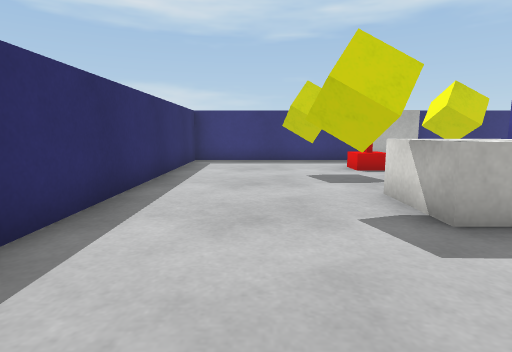
View 1 (above)

15 first-person views from a walk through a scene from a Unity 3-D project. The camera is 0.55 m above the floor, tilts 8° down and sees 80° across. Doors are open. The floor is counted in squares, 0.5 m on a side. Each view is taken from the middle of a square. On the plan, view 1 faces up. The plan holds only what a view shows up to about 12 squares ahead; the rest is blank. The player is left out. Surface patterns are stand-ins for the level's own textures.

View 2
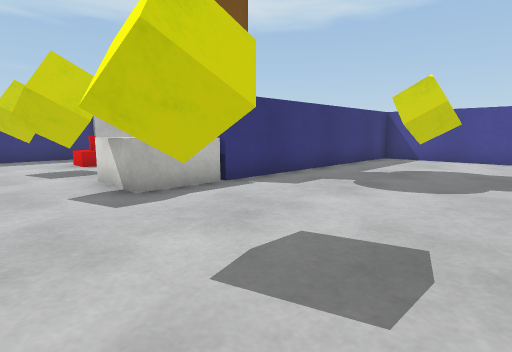

View 3
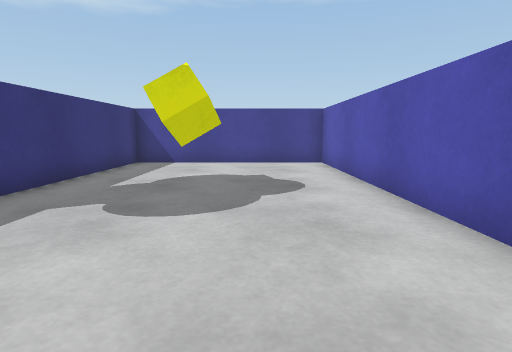

View 4
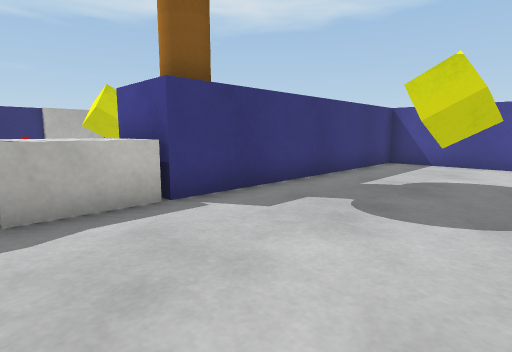

View 5
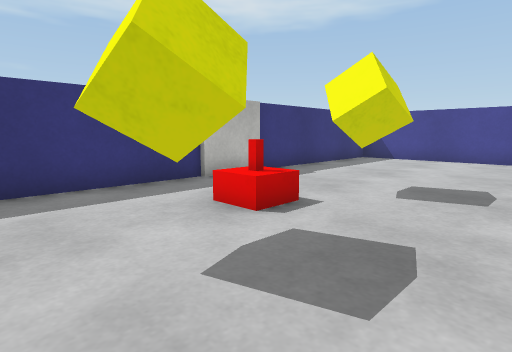

View 6
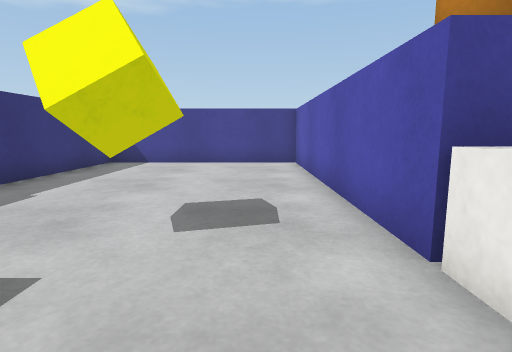

View 7
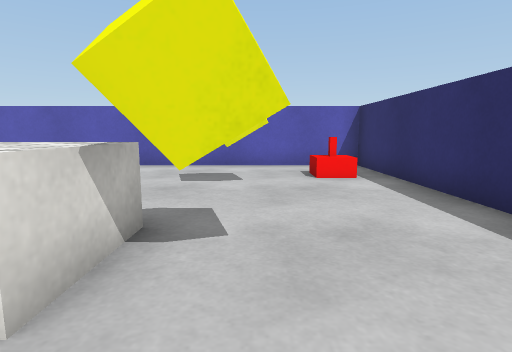

View 8
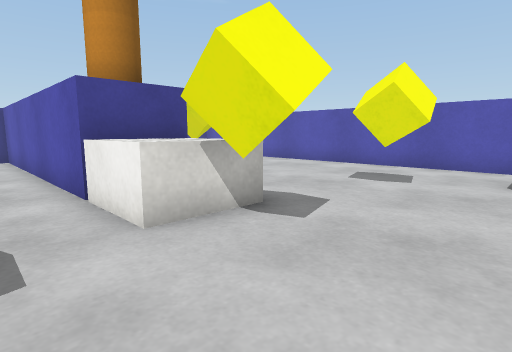

View 9
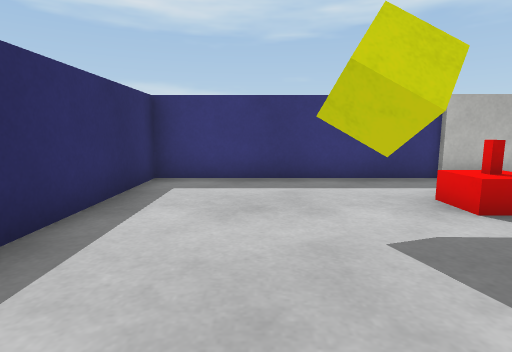

View 10
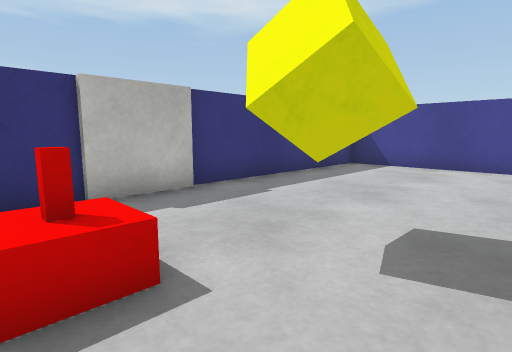

View 11
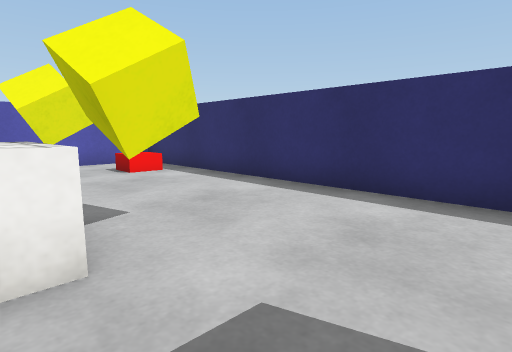

View 12
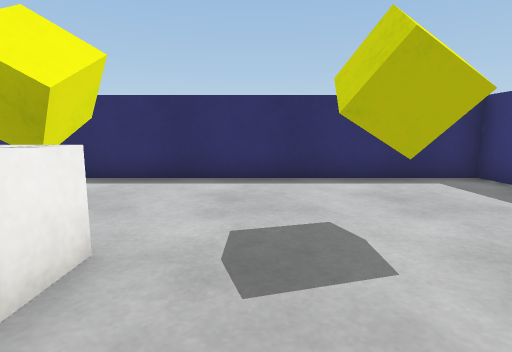

View 13
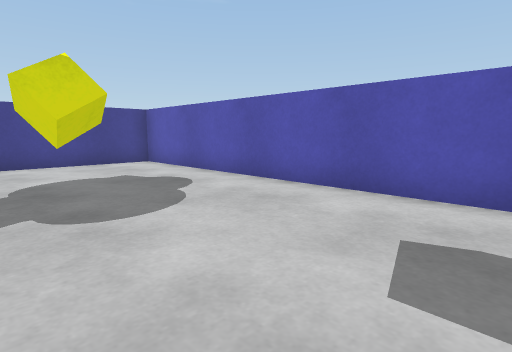

View 14
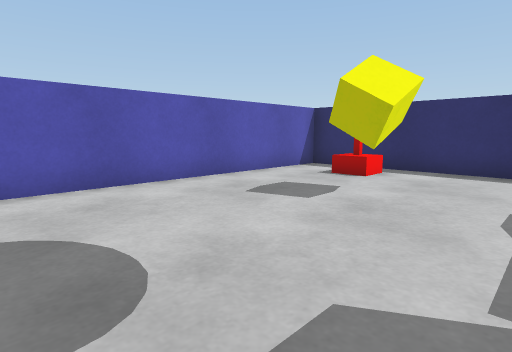

View 15
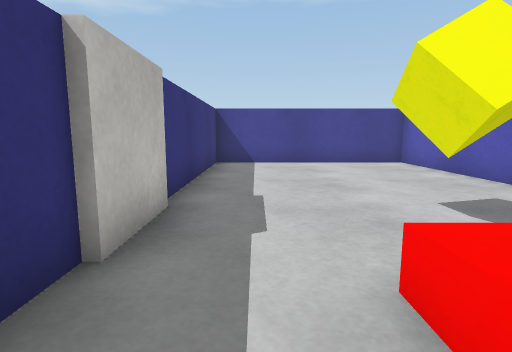

### Floor plan
Points are (right, up) in squares from view 1. A wall is a line through its corners. A room is listed if a view was taken in it or the views show most of it. See-through windows are left out.
Room 1 (views 1, 2, 3, 4, 5, 6, 7, 8, 9, 10, 11, 12, 13, 14, 15)
walls: (4.6, 12.5) (-2.5, 12.5) (-2.5, -3.5) (13.5, -3.5) (13.5, 3.5) (4.5, 3.5) (4.5, 5.5) (13.5, 5.5) (13.5, 12.5) (6.5, 12.5); (6.6, 12.3) (4.5, 12.3)
ways out: open door at (13, 0)
objects: other object (-1, -1); yellow cube (1, 0) to (2, 1); yellow cube (1, 4) to (2, 5); yellow cube (1, 8) to (2, 9); other object (3, 4) to (4, 5); other object (4, 10); yellow cube (5, 8) to (6, 9); yellow cube (8, 0) to (9, 1)

Where each view was taken, in squares from view 1:
view 1: 0 up, 0 right, facing up
view 2: 2 down, 0 right, facing up-right
view 3: 1 down, 2 right, facing right
view 4: 1 down, 2 right, facing up-right
view 5: 6 up, 0 right, facing up-right
view 6: 7 up, 2 right, facing right
view 7: 7 up, 1 right, facing down
view 8: 7 up, 1 left, facing down-right
view 9: 5 up, 0 right, facing up
view 10: 7 up, 3 right, facing up-right
view 11: 8 up, 3 right, facing down-left
view 12: 7 up, 5 right, facing left
view 13: 2 up, 2 right, facing down-right
view 14: 3 up, 7 right, facing down-left
view 15: 11 up, 2 right, facing right
